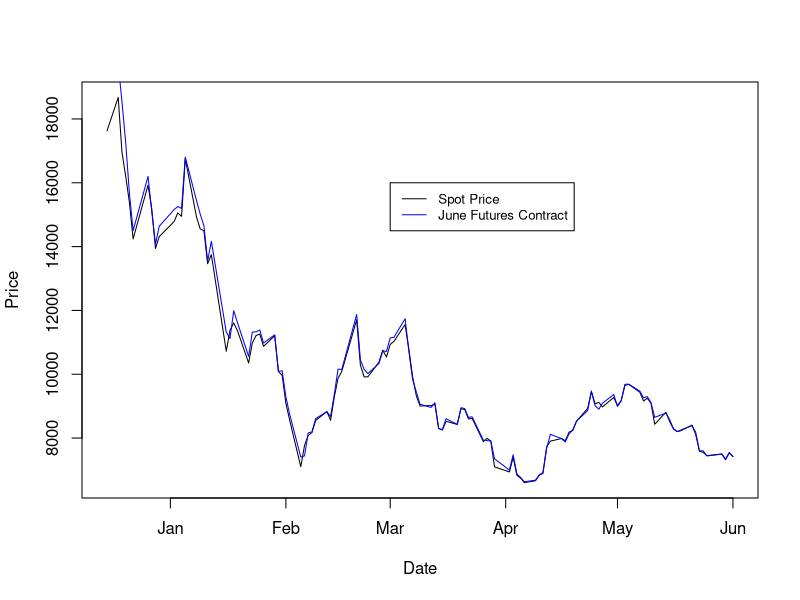
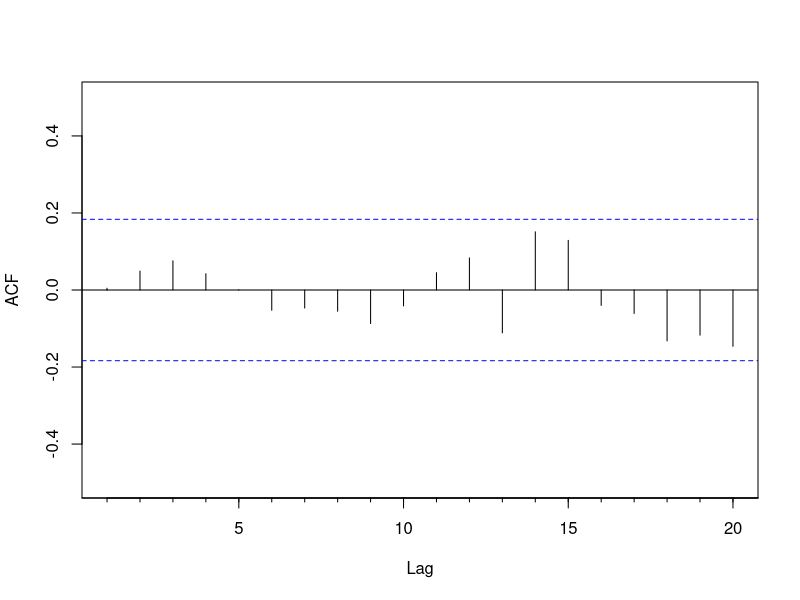
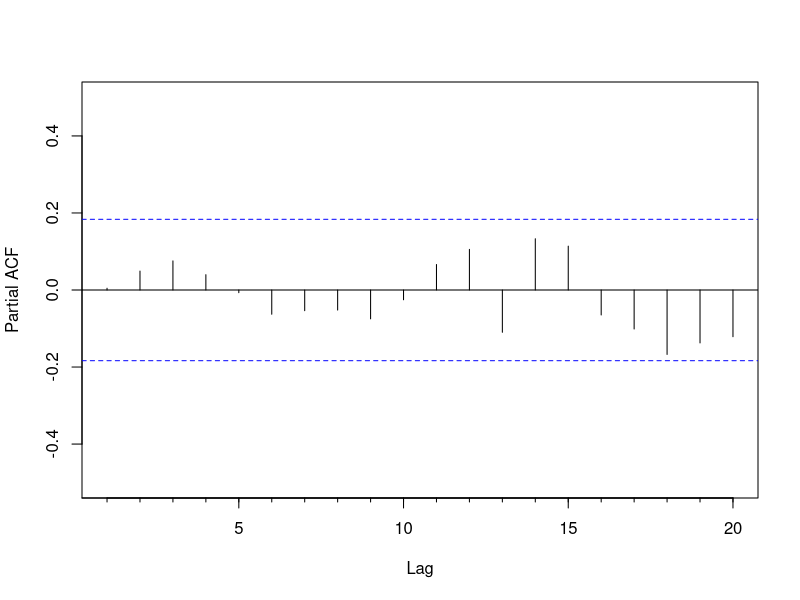
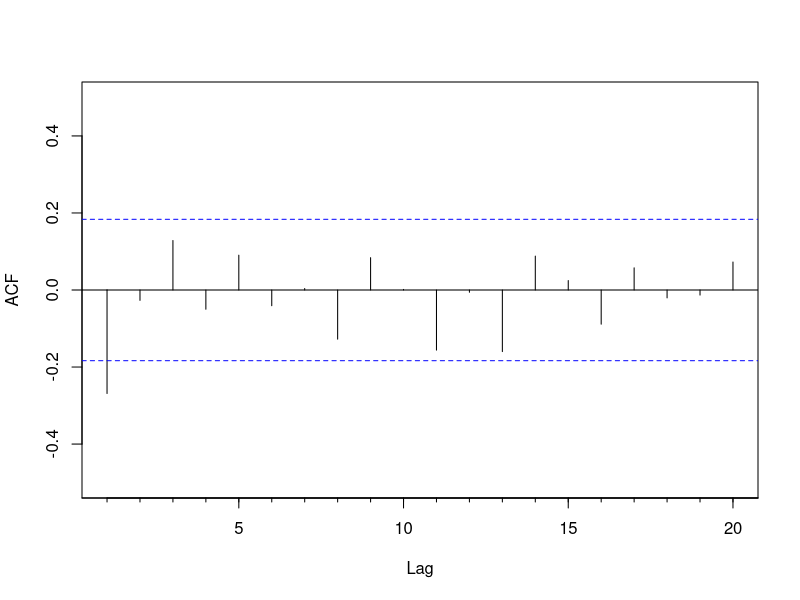
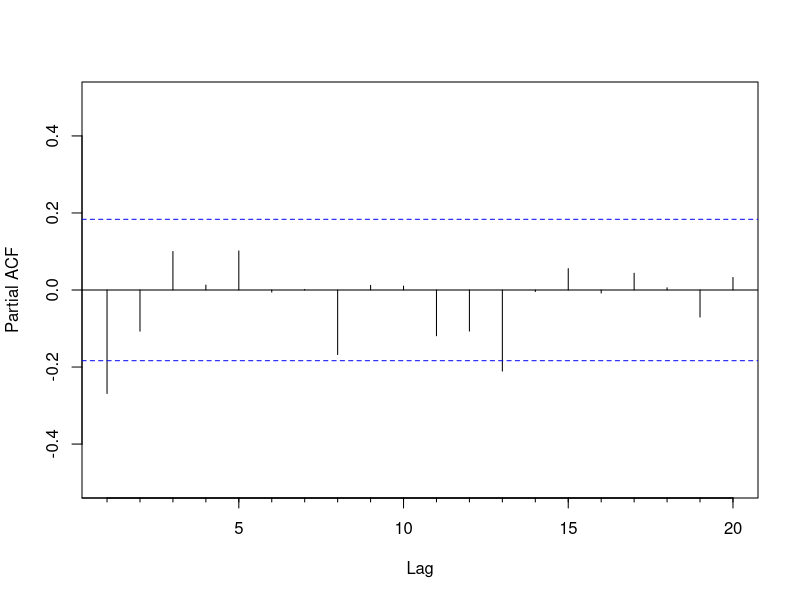
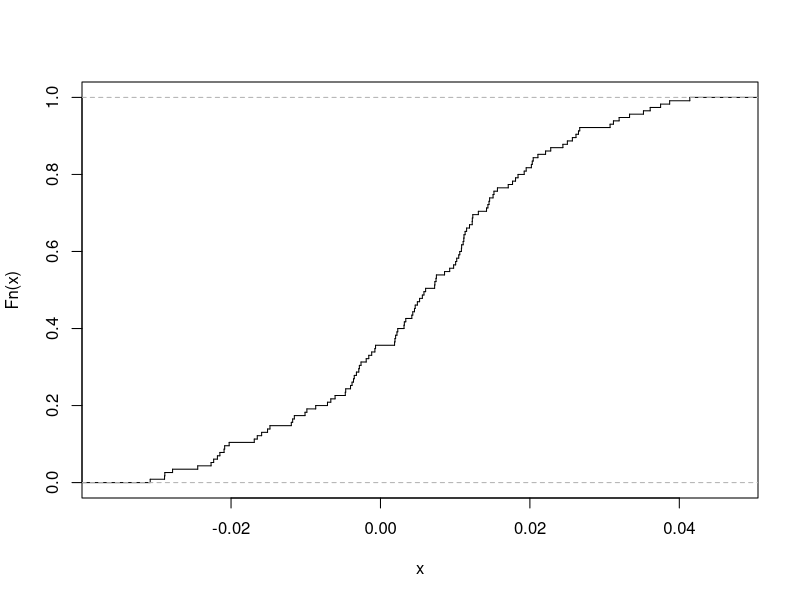
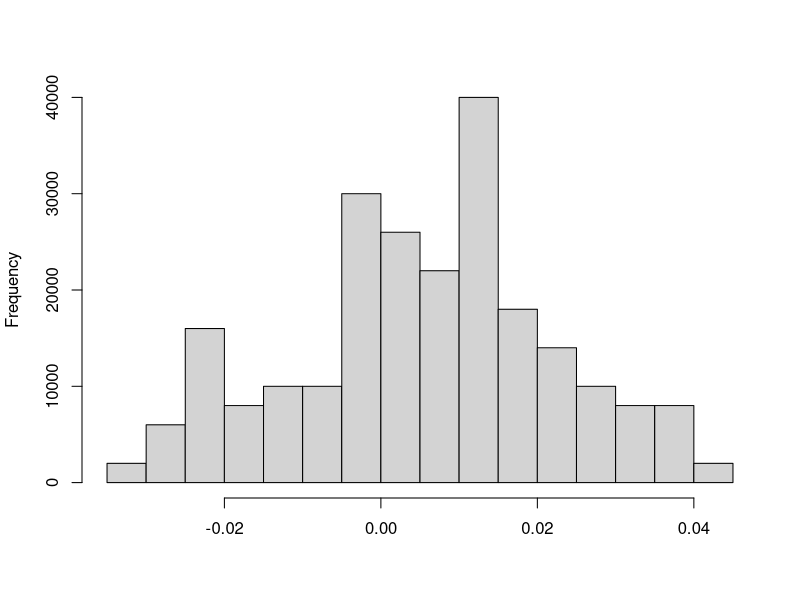

Write the R code that produced these figures, in order.
# Script: YieldRisk.R
# Author: Joshua L. Eubanks
# Date 1 Aug 2018

# Installing packages
library('forecast')


#Bringing in the data

setwd("../Data")
DailySpot <- read.csv("Daily5yrSpot.csv", header = TRUE)
FutJun <- read.csv("DailyFutureJun18.csv", header = TRUE)
yield <- read.csv("T-Bill.csv", header = TRUE)

# Cleaning the data
DailySpot$logClose <- log(DailySpot$Close)
DailySpot$Date <- as.Date(DailySpot$Date, format="%m/%d/%Y")
DailySpot <- DailySpot[,-c(2:5)]

FutJun$logJun <- log(FutJun$Close)
FutJun$Date <- as.Date(FutJun$Date, format="%m/%d/%Y")
FutJun <- FutJun[,-c(2:7)]

yield$Date <- as.Date(yield$Date, format="%m/%d/%Y")

# Bringing csvs together
Stuff <- merge(DailySpot, FutJun, by=c("Date"))
Stuff <- merge(Stuff, yield, by=c("Date"))

# Finding T-t
Stuff$T <- as.numeric(as.Date("2018-06-29")-Stuff$Date, units="days")
cmeJun <- Stuff[Stuff$T > 0,]

# Finding delta
cmeJun$num <- cmeJun$logClose - cmeJun$logJun
cmeJun$cme <- cmeJun$num/cmeJun$T
cmeJun$convience <- cmeJun$cme + cmeJun$Ask.Price/100

setwd("../Figures")
pdf("SpotvFut.pdf")
plot(cmeJun$Date, exp(cmeJun$logClose), type = "l",xlab = "Date", ylab = "Price")
lines(cmeJun$Date, exp(cmeJun$logJun), col = "blue")

legend(as.Date("2018-03-01"), 16000, legend=c("Spot Price", "June Futures Contract"),
       col=c("black", "blue"), lty=1, cex=0.8)
dev.off()

# Ornstein Ulenbeck process
arone <- arima(x = diff(cmeJun$logClose), order=c(1,0,0))
summary(arone)

pdf("acfSpot.pdf")
Acf(arone$residuals, ylim = c(-0.5,0.5)
    , main = "")
dev.off()

pdf("pacfSpot.pdf")
Pacf(arone$residuals, ylim = c(-0.5,0.5), main = "")
dev.off()

# Regression of convenience yield
y <- diff(cmeJun$convience)
x <- cmeJun$convience[-1]
model <- lm(y~x)
summary(model)

pdf("acfCon.pdf")
Acf(model$residuals, ylim = c(-0.5,0.5)
    , main = "")
dev.off()

pdf("pacfCon.pdf")
Pacf(model$residuals, ylim = c(-0.5,0.5)
    , main = "")
dev.off()

# Simulating Lambda
nsims <- 2000
rows <- length(cmeJun$logClose)
cols <- nsims
times <- nsims* rows
nas <- rep(NA,times)
X <- matrix(nas,nrow=rows,ncol=cols)
rho <- cor(arone$residuals, model$residuals)
set.seed(123457)
for(i in 1:length(cmeJun$logClose)){
cmeJun$kalpha <- rnorm(length(cmeJun$logClose),0.0001090,0.0001688)
cmeJun$k <- rnorm(length(cmeJun$logClose),-0.0031982,0.0104181)
cmeJun$alpha <- cmeJun$kalpha/cmeJun$k
sigmad <-0.0002124
sigmadsq <- sigmad^2
sigmassq <- 0.00343
sigmas <- sqrt(sigmassq)
cmeJun$lambda <- (cmeJun$logClose - cmeJun$logJun - cmeJun$convience*(1-exp(-cmeJun$k*cmeJun$T))/cmeJun$k + (cmeJun$Ask.Price - cmeJun$alpha + (sigmadsq/(cmeJun$k)^2)-(sigmas*sigmad*rho)/cmeJun$k)*cmeJun$T + (sigmadsq/4)*(1-exp(-cmeJun$k*cmeJun$T*2))/(cmeJun$k)^(3) + (cmeJun$kalpha + sigmad*sigmas*rho - (sigmadsq/cmeJun$k))*(1-exp(-cmeJun$k*cmeJun$T))/(cmeJun$k)^(2))/(1-exp(-cmeJun$k*cmeJun$T)-(cmeJun$T/cmeJun$k))
for(j in 1:nsims){
X[i,j] <- cmeJun$lambda[i]
set.seed(j)
    }
}


lambda <- as.vector(X)

# t-Test of lambda
t.test(lambda)

# Plotting the ecdf of lambda
pdf("Lambda.pdf")
plot(ecdf(lambda),verticals = TRUE, do.points = FALSE, main = "")
dev.off()

# Histogram of lambda
pdf("hist.pdf")
hist(lambda, main = "", xlab = "")
dev.off()





